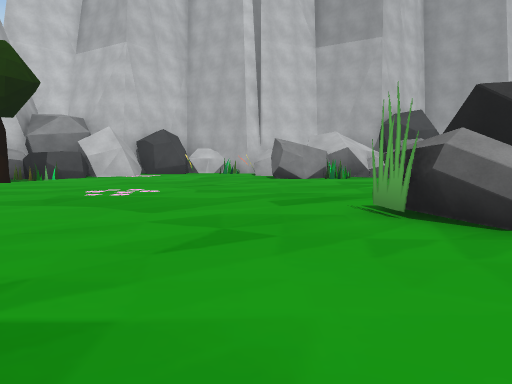
view 1 (above)

18 first-person views from a walk through a scene from a Unity 3-D project. The camera is 1.3 m above the floor, tilts 6° down and sees 70° across. The floor is counted in squares, 2 m on a side. Each view is taken from the middle of a square. On the plan, view 1 faces up. The plan holds only what a view shows up to about 11 squares ahead; the rest is blank. The place goes on beyond the plan. The player is left out. Some animated figures are not drawn.

view 2
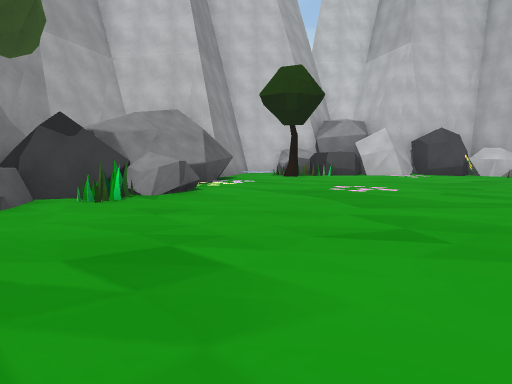

view 3
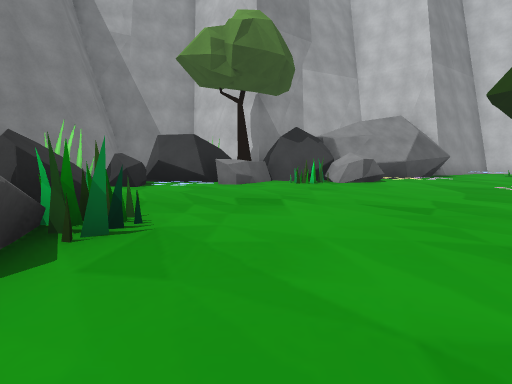

view 4
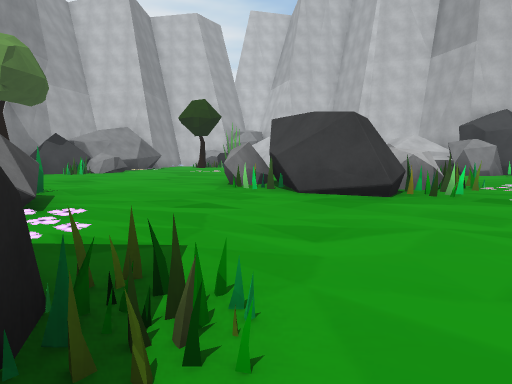

view 5
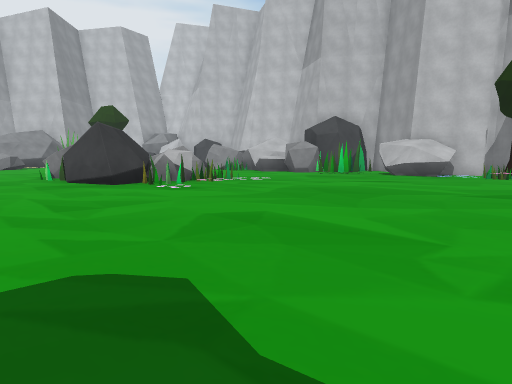

view 6
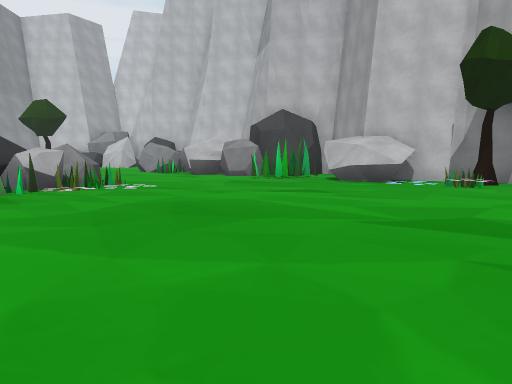

view 7
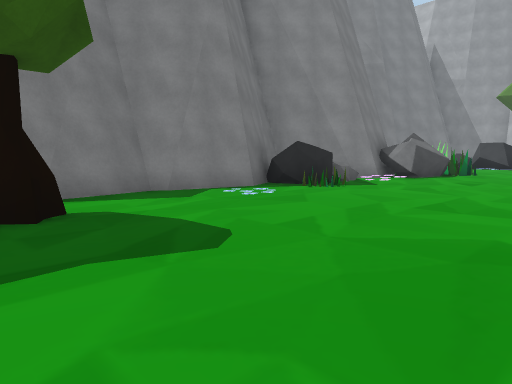

view 8
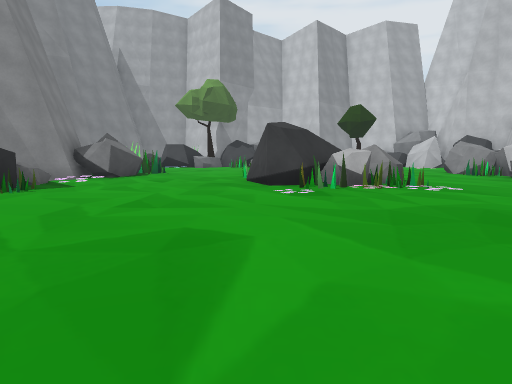

view 9
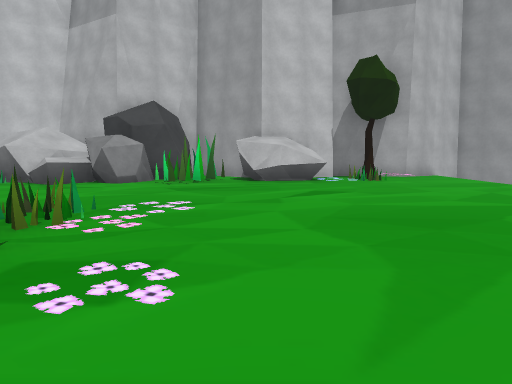

view 10
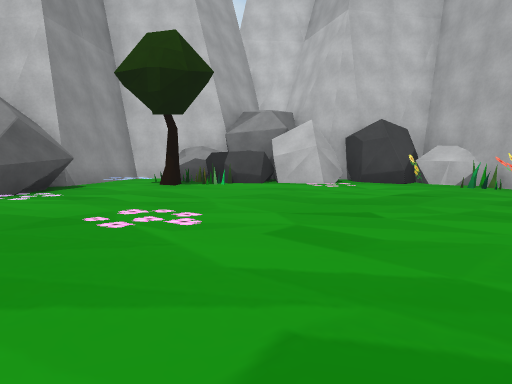

view 11
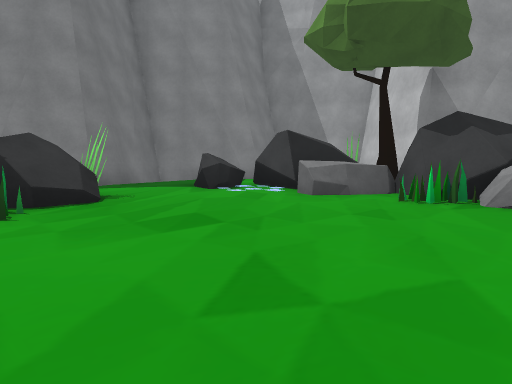

view 12
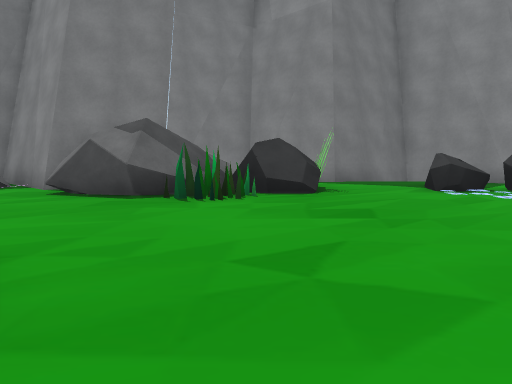

view 13
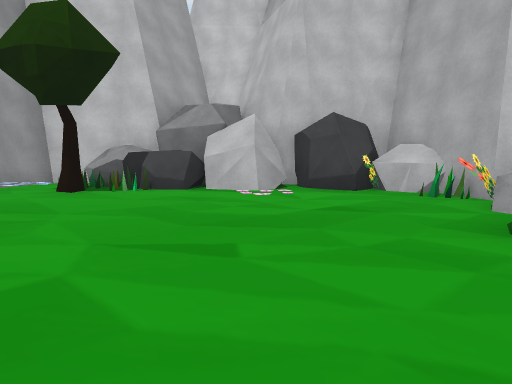

view 14
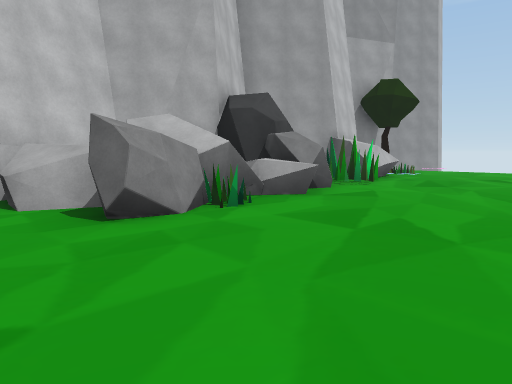

view 15
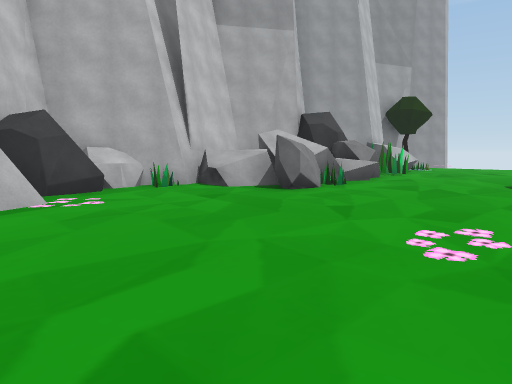

view 16
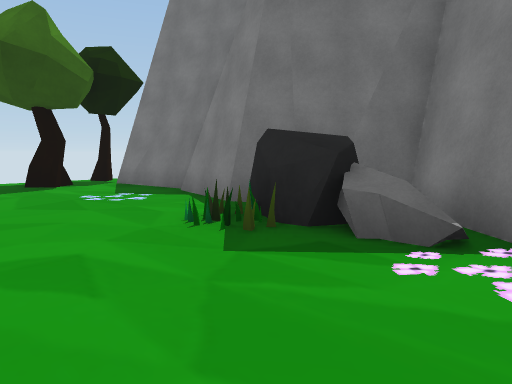

view 17
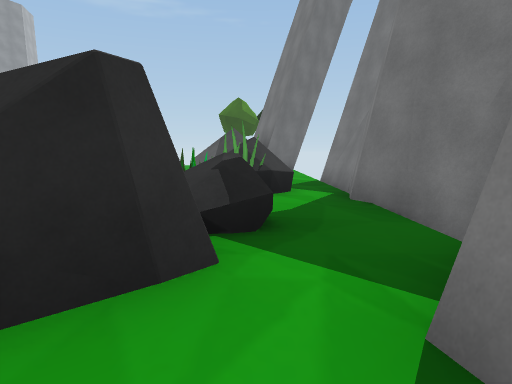

view 18
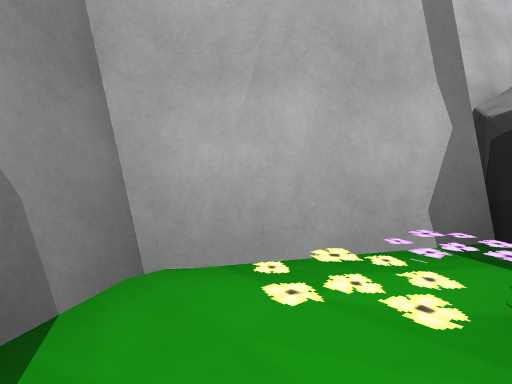

### Floor plan
Points are (right, up) in squares from view 1. A wall is a line through its corners. A room is listed if a view was taken in it or the views show most of it. See-through windows are left out.
Room 1 (views 1, 2, 3, 4, 5, 6, 7, 8, 9, 10, 11, 12, 13, 14, 15, 16, 17, 18)
walls: (3.1, 5.3) (5.2, 3.9) (5.3, 3.1); (4.2, 2.9) (3.2, 3.2); (4.1, 2.7) (2.5, 4.1); (5.3, 4.1) (5.2, 3.6); (5.3, 3.2) (3.7, 3) (3, 3.3); (5.4, 4) (5.5, 3.2); (3, 9.8) (2.8, 10.1) (2.3, 10.2); (2.5, -2) (3.8, -1.8) (5.8, -3.5) (6.7, -3.1); (2.8, 10.2) (2.4, 10.2); (1.4, 10.8) (1.8, 11.4); (-5.5, 3.2) (-6.2, 2.9); (3.8, 11.4) (2.7, 10.1); (-5.9, 3.9) (-5.8, 3.2); (1.6, -4.1) (2.3, -3.8); (-6.2, 5.5) (-6, 5.1); (6.4, -3.2) (7.1, -2.7); (0.1, -4.3) (1.8, -4.1); (7, -2.9) (8, -2.4) (9.3, -2.8) (9.9, -3.2); (-6.4, 6.3) (-5.8, 5.2); (-6.4, 6.4) (-5.7, 5.5); (-6.4, 6.5) (-5.3, 4.8); (-0.7, 12.4) (-2.6, 13.5); (2.2, 12.9) (0.7, 12.6) (0.2, 12.4); (6.2, 12.2) (6, 11.3) (5.8, 11.3); (-7.1, 1.6) (-6.7, 1.1) (-7.8, -0.8); (-7.2, 1.8) (-7, 1.4); (-3.3, -4.2) (-2.5, -3.7); (7.9, 11.9) (6.5, 13.1); (-2.4, 13.3) (-4.3, 11.9); (9.7, -3) (11.5, -2.8); (-7.6, -0.5) (-8, -1) (-7, -2.9) (-5.9, -2.7) (-4, -4.4) (-1.8, -3.5) (-0.2, -3.9); (-7.3, 9.4) (-8.1, 8.5) (-7.9, 8); (-8, 8.1) (-7.3, 7.1); (-8, 8.7) (-7, 6.4); (11.1, -3) (11.9, -2.7); (10.2, 12.3) (9.4, 12.1); (10.7, 12.5) (10.2, 12.9); (13.4, 13) (13, 12.7); (13.7, 13.1) (12.2, 12.3) (10.3, 12.6)
low walls: (4.4, 4.7) (5.3, 4.1); (5.4, 4) (5.6, 3.5); (5.3, 3.1) (4.6, 2.9); (3.2, 10.4) (2.8, 9.9); (-5.3, 4.8) (-5.3, 4.4); (0.3, -4.1) (1.9, -3.9); (6.9, -2.7) (7.8, -2.3); (-6.5, 6.3) (-5.8, 5.6)
objects: other object (-7, 8); other object (-7, 9) to (-7, 10); flower (-6, 0); tree (-6, 1); other object (-6, 2) to (-5, 2); tree (-6, 8); other object (-6, 9); other object (-6, 10) to (-6, 11); other object (-5, -1); other object (-5, 0) to (-5, 1); other object (-5, 3) to (-4, 3); other object (-5, 4); other object (-5, 9); other object (-5, 10) to (-5, 11); other object (-4, -2) to (-3, -2); flower (-4, -1) to (-4, 0); other object (-4, 2); flower (-4, 11); other object (-3, 12); other object (-2, 12); other object (-2, 13); other object (-1, -2) to (-1, -1); other object (-1, 12); other object (0, -2) to (0, -1); flower (0, 11); other object (0, 12); other object (1, -2) to (3, -1); other object (1, -1); other object (1, 10); other object (1, 11) to (1, 12); other object (2, 3) to (2, 4); other object (2, 10); other object (3, 3); other object (3, 6) to (4, 6); other object (4, -1); other object (4, 10); other object (5, 5); other object (5, 6); other object (5, 10) to (5, 11); other object (6, -2); other object (6, 4); other object (7, -2); other object (7, -1); other object (7, 11); other object (8, 11) to (9, 12); other object (9, 11); other object (11, 11); tree (11, 12); tree (12, -1); tree (13, -3)

Positions as (right, up) in squares from view 1, and headings:
1: (0, 0), facing up
2: (1, 0), facing up-left
3: (4, 1), facing left
4: (8, -2), facing up-left
5: (13, 0), facing up-left
6: (13, 3), facing up-left
7: (13, 3), facing down-left
8: (13, 3), facing left
9: (8, 2), facing up
10: (1, 4), facing up-left
11: (1, 4), facing down-left
12: (0, 5), facing down
13: (1, 6), facing up-left
14: (-1, 6), facing up-right
15: (-5, 5), facing up-right
16: (4, 1), facing down-right
17: (-7, -2), facing right
18: (-6, -2), facing up-left
